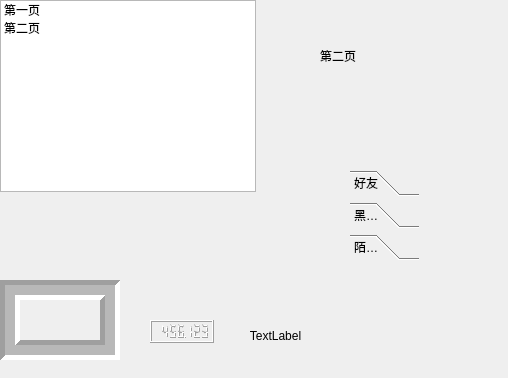
<?xml version="1.0" encoding="UTF-8"?>
<ui version="4.0">
 <class>Widget</class>
 <widget class="QWidget" name="Widget">
  <property name="geometry">
   <rect>
    <x>0</x>
    <y>0</y>
    <width>508</width>
    <height>378</height>
   </rect>
  </property>
  <property name="windowTitle">
   <string>Widget</string>
  </property>
  <widget class="QFrame" name="frame">
   <property name="geometry">
    <rect>
     <x>0</x>
     <y>280</y>
     <width>120</width>
     <height>80</height>
    </rect>
   </property>
   <property name="frameShape">
    <enum>QFrame::Box</enum>
   </property>
   <property name="frameShadow">
    <enum>QFrame::Sunken</enum>
   </property>
   <property name="lineWidth">
    <number>5</number>
   </property>
   <property name="midLineWidth">
    <number>10</number>
   </property>
  </widget>
  <widget class="QLabel" name="label">
   <property name="geometry">
    <rect>
     <x>220</x>
     <y>290</y>
     <width>111</width>
     <height>91</height>
    </rect>
   </property>
   <property name="text">
    <string>TextLabel</string>
   </property>
   <property name="alignment">
    <set>Qt::AlignCenter</set>
   </property>
  </widget>
  <widget class="QLCDNumber" name="lcdNumber">
   <property name="geometry">
    <rect>
     <x>150</x>
     <y>320</y>
     <width>64</width>
     <height>23</height>
    </rect>
   </property>
   <property name="smallDecimalPoint">
    <bool>true</bool>
   </property>
   <property name="digitCount">
    <number>7</number>
   </property>
   <property name="value" stdset="0">
    <double>456.122999999999990</double>
   </property>
  </widget>
  <widget class="QListWidget" name="listWidget">
   <property name="geometry">
    <rect>
     <x>0</x>
     <y>0</y>
     <width>256</width>
     <height>192</height>
    </rect>
   </property>
   <item>
    <property name="text">
     <string>第一页</string>
    </property>
   </item>
   <item>
    <property name="text">
     <string>第二页</string>
    </property>
   </item>
  </widget>
  <widget class="QStackedWidget" name="stackedWidget">
   <property name="geometry">
    <rect>
     <x>300</x>
     <y>30</y>
     <width>161</width>
     <height>121</height>
    </rect>
   </property>
   <property name="currentIndex">
    <number>1</number>
   </property>
   <widget class="QWidget" name="page">
    <widget class="QLabel" name="label_3">
     <property name="geometry">
      <rect>
       <x>30</x>
       <y>30</y>
       <width>54</width>
       <height>12</height>
      </rect>
     </property>
     <property name="text">
      <string>第一页  </string>
     </property>
    </widget>
   </widget>
   <widget class="QWidget" name="page_2">
    <widget class="QLabel" name="label_2">
     <property name="geometry">
      <rect>
       <x>20</x>
       <y>20</y>
       <width>54</width>
       <height>12</height>
      </rect>
     </property>
     <property name="text">
      <string>第二页</string>
     </property>
    </widget>
   </widget>
  </widget>
  <widget class="QToolBox" name="toolBox">
   <property name="geometry">
    <rect>
     <x>350</x>
     <y>170</y>
     <width>69</width>
     <height>121</height>
    </rect>
   </property>
   <property name="currentIndex">
    <number>2</number>
   </property>
   <widget class="QWidget" name="page_3">
    <property name="geometry">
     <rect>
      <x>0</x>
      <y>0</y>
      <width>69</width>
      <height>43</height>
     </rect>
    </property>
    <attribute name="label">
     <string>好友</string>
    </attribute>
   </widget>
   <widget class="QWidget" name="page_5">
    <attribute name="label">
     <string>黑名单</string>
    </attribute>
   </widget>
   <widget class="QWidget" name="page_4">
    <property name="geometry">
     <rect>
      <x>0</x>
      <y>0</y>
      <width>69</width>
      <height>43</height>
     </rect>
    </property>
    <attribute name="label">
     <string>陌生人</string>
    </attribute>
   </widget>
  </widget>
 </widget>
 <layoutdefault spacing="6" margin="11"/>
 <resources/>
 <connections>
  <connection>
   <sender>listWidget</sender>
   <signal>currentRowChanged(int)</signal>
   <receiver>stackedWidget</receiver>
   <slot>setCurrentIndex(int)</slot>
   <hints>
    <hint type="sourcelabel">
     <x>125</x>
     <y>108</y>
    </hint>
    <hint type="destinationlabel">
     <x>362</x>
     <y>119</y>
    </hint>
   </hints>
  </connection>
 </connections>
</ui>
